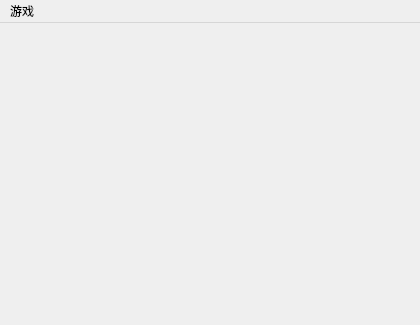
<?xml version="1.0" encoding="UTF-8"?>
<ui version="4.0">
 <class>MainWindow</class>
 <widget class="QMainWindow" name="MainWindow">
  <property name="geometry">
   <rect>
    <x>0</x>
    <y>0</y>
    <width>420</width>
    <height>325</height>
   </rect>
  </property>
  <property name="windowTitle">
   <string>扫雷</string>
  </property>
  <widget class="QWidget" name="centralWidget"/>
  <widget class="QMenuBar" name="menuBar">
   <property name="geometry">
    <rect>
     <x>0</x>
     <y>0</y>
     <width>420</width>
     <height>23</height>
    </rect>
   </property>
   <widget class="QMenu" name="menu">
    <property name="title">
     <string>游戏</string>
    </property>
    <widget class="QMenu" name="menu_2">
     <property name="title">
      <string>设置方格大小</string>
     </property>
     <addaction name="action_4"/>
     <addaction name="action_5"/>
     <addaction name="action_6"/>
     <addaction name="separator"/>
     <addaction name="action_1"/>
    </widget>
    <widget class="QMenu" name="menu_3">
     <property name="title">
      <string>难度</string>
     </property>
     <addaction name="action"/>
     <addaction name="action_7"/>
     <addaction name="action_8"/>
     <addaction name="separator"/>
     <addaction name="action_10"/>
    </widget>
    <addaction name="action_3"/>
    <addaction name="menu_3"/>
    <addaction name="separator"/>
    <addaction name="menu_2"/>
    <addaction name="action_2"/>
    <addaction name="separator"/>
    <addaction name="action_9"/>
   </widget>
   <addaction name="menu"/>
  </widget>
  <widget class="QStatusBar" name="statusBar">
   <property name="sizeGripEnabled">
    <bool>false</bool>
   </property>
  </widget>
  <action name="action_3">
   <property name="text">
    <string>重玩</string>
   </property>
   <property name="shortcut">
    <string>Ctrl+R</string>
   </property>
  </action>
  <action name="action_4">
   <property name="checkable">
    <bool>true</bool>
   </property>
   <property name="text">
    <string>小</string>
   </property>
   <property name="shortcut">
    <string>Ctrl+7</string>
   </property>
  </action>
  <action name="action_5">
   <property name="checkable">
    <bool>true</bool>
   </property>
   <property name="text">
    <string>中</string>
   </property>
   <property name="shortcut">
    <string>Ctrl+8</string>
   </property>
  </action>
  <action name="action_6">
   <property name="checkable">
    <bool>true</bool>
   </property>
   <property name="text">
    <string>大</string>
   </property>
   <property name="shortcut">
    <string>Ctrl+9</string>
   </property>
  </action>
  <action name="action_1">
   <property name="checkable">
    <bool>true</bool>
   </property>
   <property name="text">
    <string>自定义...</string>
   </property>
   <property name="shortcut">
    <string>Ctrl+0</string>
   </property>
  </action>
  <action name="action_2">
   <property name="checkable">
    <bool>true</bool>
   </property>
   <property name="text">
    <string>高精度时间</string>
   </property>
   <property name="shortcut">
    <string>Ctrl+T</string>
   </property>
  </action>
  <action name="action">
   <property name="checkable">
    <bool>true</bool>
   </property>
   <property name="text">
    <string>初级</string>
   </property>
   <property name="shortcut">
    <string>Ctrl+1</string>
   </property>
  </action>
  <action name="action_7">
   <property name="checkable">
    <bool>true</bool>
   </property>
   <property name="text">
    <string>中级</string>
   </property>
   <property name="shortcut">
    <string>Ctrl+2</string>
   </property>
  </action>
  <action name="action_8">
   <property name="checkable">
    <bool>true</bool>
   </property>
   <property name="text">
    <string>高级</string>
   </property>
   <property name="shortcut">
    <string>Ctrl+3</string>
   </property>
  </action>
  <action name="action_10">
   <property name="checkable">
    <bool>true</bool>
   </property>
   <property name="text">
    <string>自定义...</string>
   </property>
   <property name="shortcut">
    <string>Ctrl+4</string>
   </property>
  </action>
  <action name="action_9">
   <property name="text">
    <string>退出</string>
   </property>
   <property name="shortcut">
    <string>Ctrl+Q</string>
   </property>
  </action>
  <action name="actionsdgsd">
   <property name="text">
    <string>sdgsd </string>
   </property>
  </action>
 </widget>
 <layoutdefault spacing="6" margin="11"/>
 <resources/>
 <connections/>
</ui>
